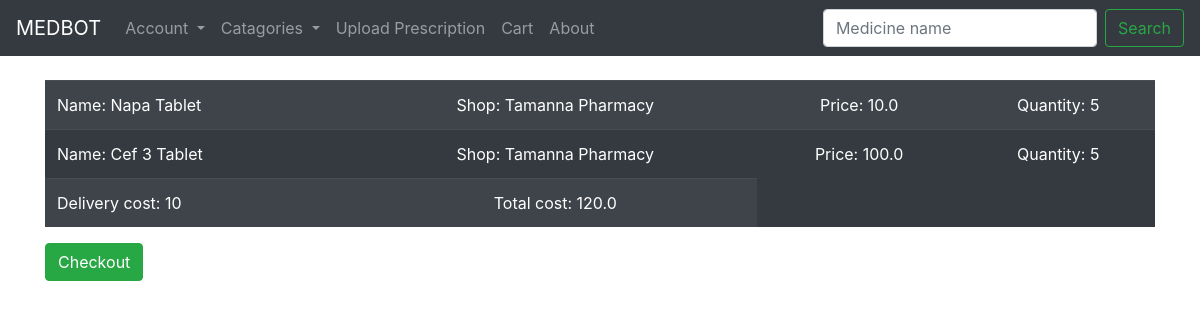
The page /Cart (signed in) on the database as committed earlier.
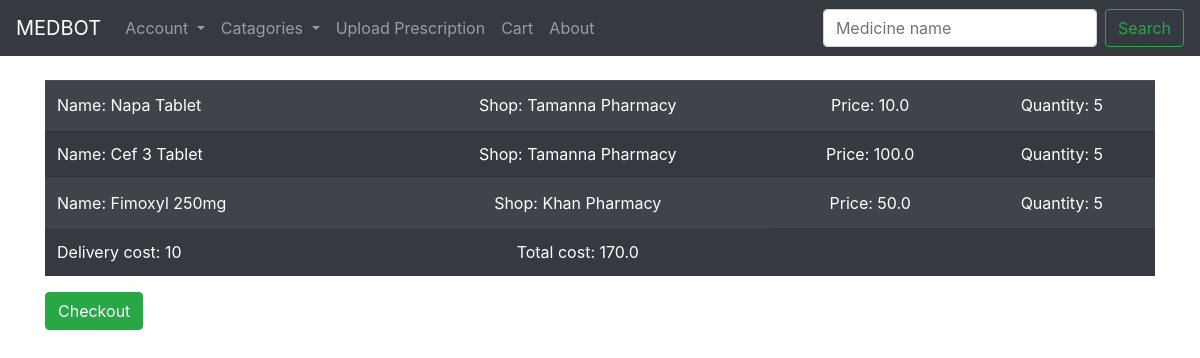
The same page on the database as committed later.
### medbot_app/models.py (models this page shows, shortened)
class Cart(models.Model):
	cart_id = models.BigAutoField(primary_key = True)
	pharmacy_id = models.ForeignKey(Employee, on_delete = models.CASCADE)
	customer_id = models.ForeignKey(Customer, on_delete = models.CASCADE)
	adding_quantity = models.IntegerField(default= 5)
	med_id = models.ForeignKey(Inventory, on_delete = models.CASCADE)

class Inventory(models.Model):
	MUSTPRESCRIBED = 'MP'
	MUSTNOTPRESCRIBE = 'MNP'
	MEDICINESTATUS = [
		(MUSTPRESCRIBED, 'Must be Prescribed'),
		(MUSTNOTPRESCRIBE, 'Must not be Prescribed'),
	]
	GENERAL = 'A'
	BLOOD = 'B'
	DIGESTIVE = 'D'
	EYE = 'F'
	EAR = 'H'
	CIRCULATORY = 'K'
	MUSCULOSKELETAL = 'L'
	NEUROLOGICAL = 'N'
	PSYCHOLOGICAL = 'P'
	RESPIRATORY = 'R'
	SKIN = 'S'
	ENDORCRINE = 'T'
	UROLOGY = 'U'
	PREGNANCY = 'W'
	FEMALEGENITAL = 'X'
	MALEGENITAL = 'Y'
	SOCIALPROB = 'Z'
	MEDICINECATAGORIES = [
		(GENERAL, 'General and unspecified'),
		(BLOOD, 'Blood, blood forming organs, lymphatics, spleen'),
		(DIGESTIVE, 'Digestive'),
		(EYE, 'Eye'),
		(EAR, 'Ear'),
		(CIRCULATORY, 'Circulatory'),
		(MUSCULOSKELETAL, 'Musculoskeletal'),
		(NEUROLOGICAL, 'Neorological'),
		(PSYCHOLOGICAL, 'Psychological'),
		(RESPIRATORY, 'Respiratory'),
		(SKIN, 'Skin'),
		(ENDORCRINE, 'Endocrine, metabolic and nutritional'),
		(UROLOGY, 'Urology'),
		(PREGNANCY, 'Pregnancy, childbirth, family planning'),
		(FEMALEGENITAL, 'Female genital system and breast'),
		(MALEGENITAL, 'Male genital system'),
		(SOCIALPROB, 'Social problems'),
	]
	med_name = models.CharField(max_length = 200)
	med_id = models.BigAutoField(primary_key = True, serialize=False)
	med_price = models.FloatField(max_length = 10)
	med_quantity = models.PositiveIntegerField()
	med_status = models.CharField(max_length = 3, choices = MEDICINESTATUS, default=MUSTPRESCRIBED)
	med_catagory = models.CharField(max_length = 2, choices = MEDICINECATAGORIES, default = GENERAL)
	med_generic = models.CharField(max_length = 100)
	pharmacy_id = models.ForeignKey(Employee, on_delete = models.CASCADE)
	def __str__(self):
		return self.med_name

class Employee(models.Model):
	pharmacy_id = models.BigAutoField(primary_key = True)
	pharmacy_address = models.CharField(max_length = 254)
	owner_name = models.CharField(max_length = 100)
	pharmacy_name = models.CharField(max_length = 100)
	pharmacy_reg_id = models.CharField(max_length = 100)
	employee_password = models.CharField(max_length = 100)
	pharmacy_rating = models.FloatField(max_length=3, null=True)
	pharmacy_rating_count = models.PositiveIntegerField(default = 0)
	employee_email = models.EmailField(max_length = 254)
	employee_phone = models.CharField(max_length = 15)
	def __str__(self):
		return self.pharmacy_name

### medbot_app/views.py (the view)
# urls.py: path('Cart', views.cart, name= 'cart'),
def cart(request):
	if request.session.is_empty():
		return redirect('loginC')
	else:
		obj = Cart.objects.filter(customer_id = request.session['userId'])
		all_cost = 10
		for k in obj:
			all_cost = k.med_id.med_price + all_cost
		context = {'all': obj, 'price_of': all_cost}
		return render(request, 'cart.html', context)

### medbot_app/templates/cart.html (shortened to what this page needs)
{% extends 'baseC.html' %}
{% block content %}
	{% if all %}
	<div class="table-responsive">
		<table class="table table-striped table-dark">
			{% for things in all %}
				<tr>
					<td>Name: {{ things.med_id }}</td>
					<td><center>Shop: {{ things.pharmacy_id }}</center></td>
					<td><center>Price: {{ things.med_id.med_price }}</td>
					<td><center>Quantity: {{ things.adding_quantity }}</td>
			{% endfor %}
				</tr>
				<tr>
					<td>Delivery cost: 10</td>
					<td><center>Total cost: {{ price_of }}</td>
		</table>
	</div>
	{% endif %}
	<form action="{% url 'checkoutC' %}" method="POST">
		<div>
			<button  type="submit" class="btn btn-success">Checkout</button>
		</div>
	</form>
{% endblock %}

Rows that differ between the two databases and show on the page:
added Cart: med_id "Fimoxyl 250mg", pharmacy_id "Khan Pharmacy", med_id.med_price "50.0", adding_quantity "5"
Other text that changed with them:
{{ price_of }}: "120.0" → "170.0"
